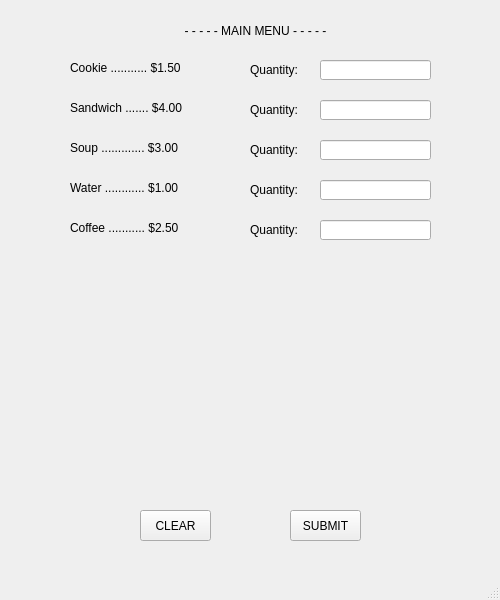
<?xml version="1.0" encoding="UTF-8"?>
<ui version="4.0">
 <class>MainWindow</class>
 <widget class="QMainWindow" name="MainWindow">
  <property name="geometry">
   <rect>
    <x>0</x>
    <y>0</y>
    <width>500</width>
    <height>600</height>
   </rect>
  </property>
  <property name="minimumSize">
   <size>
    <width>500</width>
    <height>600</height>
   </size>
  </property>
  <property name="maximumSize">
   <size>
    <width>500</width>
    <height>600</height>
   </size>
  </property>
  <property name="windowTitle">
   <string>MainWindow</string>
  </property>
  <widget class="QWidget" name="centralwidget">
   <widget class="QLabel" name="label_mainmenu">
    <property name="geometry">
     <rect>
      <x>70</x>
      <y>10</y>
      <width>371</width>
      <height>41</height>
     </rect>
    </property>
    <property name="text">
     <string>- - - - - MAIN MENU - - - - -</string>
    </property>
    <property name="alignment">
     <set>Qt::AlignCenter</set>
    </property>
   </widget>
   <widget class="QLabel" name="label_cookie">
    <property name="geometry">
     <rect>
      <x>70</x>
      <y>60</y>
      <width>131</width>
      <height>16</height>
     </rect>
    </property>
    <property name="text">
     <string>Cookie ........... $1.50</string>
    </property>
   </widget>
   <widget class="QLabel" name="label_sandwich">
    <property name="geometry">
     <rect>
      <x>70</x>
      <y>100</y>
      <width>131</width>
      <height>16</height>
     </rect>
    </property>
    <property name="text">
     <string>Sandwich ....... $4.00</string>
    </property>
   </widget>
   <widget class="QLabel" name="label_water">
    <property name="geometry">
     <rect>
      <x>70</x>
      <y>180</y>
      <width>131</width>
      <height>16</height>
     </rect>
    </property>
    <property name="text">
     <string>Water ............ $1.00</string>
    </property>
   </widget>
   <widget class="QLabel" name="label_q1">
    <property name="geometry">
     <rect>
      <x>250</x>
      <y>60</y>
      <width>61</width>
      <height>20</height>
     </rect>
    </property>
    <property name="text">
     <string>Quantity:</string>
    </property>
   </widget>
   <widget class="QLabel" name="label_q2">
    <property name="geometry">
     <rect>
      <x>250</x>
      <y>100</y>
      <width>61</width>
      <height>20</height>
     </rect>
    </property>
    <property name="text">
     <string>Quantity:</string>
    </property>
   </widget>
   <widget class="QLabel" name="label_q3">
    <property name="geometry">
     <rect>
      <x>250</x>
      <y>180</y>
      <width>61</width>
      <height>20</height>
     </rect>
    </property>
    <property name="text">
     <string>Quantity:</string>
    </property>
   </widget>
   <widget class="QLabel" name="label_cartmenu">
    <property name="geometry">
     <rect>
      <x>70</x>
      <y>260</y>
      <width>371</width>
      <height>31</height>
     </rect>
    </property>
    <property name="text">
     <string/>
    </property>
    <property name="alignment">
     <set>Qt::AlignCenter</set>
    </property>
   </widget>
   <widget class="QLabel" name="output_labels">
    <property name="geometry">
     <rect>
      <x>120</x>
      <y>290</y>
      <width>121</width>
      <height>211</height>
     </rect>
    </property>
    <property name="text">
     <string/>
    </property>
    <property name="alignment">
     <set>Qt::AlignRight|Qt::AlignTop|Qt::AlignTrailing</set>
    </property>
   </widget>
   <widget class="QPushButton" name="button_clear">
    <property name="geometry">
     <rect>
      <x>140</x>
      <y>510</y>
      <width>71</width>
      <height>31</height>
     </rect>
    </property>
    <property name="text">
     <string>CLEAR</string>
    </property>
   </widget>
   <widget class="QPushButton" name="button_submit">
    <property name="geometry">
     <rect>
      <x>290</x>
      <y>510</y>
      <width>71</width>
      <height>31</height>
     </rect>
    </property>
    <property name="text">
     <string>SUBMIT</string>
    </property>
   </widget>
   <widget class="QLabel" name="output_prices">
    <property name="geometry">
     <rect>
      <x>260</x>
      <y>290</y>
      <width>131</width>
      <height>211</height>
     </rect>
    </property>
    <property name="text">
     <string/>
    </property>
    <property name="alignment">
     <set>Qt::AlignLeading|Qt::AlignLeft|Qt::AlignTop</set>
    </property>
   </widget>
   <widget class="QLabel" name="error_summary">
    <property name="geometry">
     <rect>
      <x>170</x>
      <y>290</y>
      <width>161</width>
      <height>211</height>
     </rect>
    </property>
    <property name="text">
     <string/>
    </property>
   </widget>
   <widget class="QLabel" name="label_coffee">
    <property name="geometry">
     <rect>
      <x>70</x>
      <y>220</y>
      <width>131</width>
      <height>16</height>
     </rect>
    </property>
    <property name="text">
     <string>Coffee ........... $2.50</string>
    </property>
   </widget>
   <widget class="QLabel" name="label_q4">
    <property name="geometry">
     <rect>
      <x>250</x>
      <y>220</y>
      <width>61</width>
      <height>20</height>
     </rect>
    </property>
    <property name="text">
     <string>Quantity:</string>
    </property>
   </widget>
   <widget class="QLabel" name="label_soup">
    <property name="geometry">
     <rect>
      <x>70</x>
      <y>140</y>
      <width>131</width>
      <height>16</height>
     </rect>
    </property>
    <property name="text">
     <string>Soup ............. $3.00</string>
    </property>
   </widget>
   <widget class="QLabel" name="label_q5">
    <property name="geometry">
     <rect>
      <x>250</x>
      <y>140</y>
      <width>61</width>
      <height>20</height>
     </rect>
    </property>
    <property name="text">
     <string>Quantity:</string>
    </property>
   </widget>
   <widget class="QLineEdit" name="input_cookie">
    <property name="geometry">
     <rect>
      <x>320</x>
      <y>60</y>
      <width>111</width>
      <height>20</height>
     </rect>
    </property>
    <property name="alignment">
     <set>Qt::AlignRight|Qt::AlignTrailing|Qt::AlignVCenter</set>
    </property>
   </widget>
   <widget class="QLineEdit" name="input_sandwich">
    <property name="geometry">
     <rect>
      <x>320</x>
      <y>100</y>
      <width>111</width>
      <height>20</height>
     </rect>
    </property>
    <property name="alignment">
     <set>Qt::AlignRight|Qt::AlignTrailing|Qt::AlignVCenter</set>
    </property>
   </widget>
   <widget class="QLineEdit" name="input_soup">
    <property name="geometry">
     <rect>
      <x>320</x>
      <y>140</y>
      <width>111</width>
      <height>20</height>
     </rect>
    </property>
    <property name="alignment">
     <set>Qt::AlignRight|Qt::AlignTrailing|Qt::AlignVCenter</set>
    </property>
   </widget>
   <widget class="QLineEdit" name="input_water">
    <property name="geometry">
     <rect>
      <x>320</x>
      <y>180</y>
      <width>111</width>
      <height>20</height>
     </rect>
    </property>
    <property name="alignment">
     <set>Qt::AlignRight|Qt::AlignTrailing|Qt::AlignVCenter</set>
    </property>
   </widget>
   <widget class="QLineEdit" name="input_coffee">
    <property name="geometry">
     <rect>
      <x>320</x>
      <y>220</y>
      <width>111</width>
      <height>20</height>
     </rect>
    </property>
    <property name="alignment">
     <set>Qt::AlignRight|Qt::AlignTrailing|Qt::AlignVCenter</set>
    </property>
   </widget>
  </widget>
  <widget class="QMenuBar" name="menubar">
   <property name="geometry">
    <rect>
     <x>0</x>
     <y>0</y>
     <width>500</width>
     <height>26</height>
    </rect>
   </property>
  </widget>
  <widget class="QStatusBar" name="statusbar"/>
 </widget>
 <resources/>
 <connections/>
</ui>
